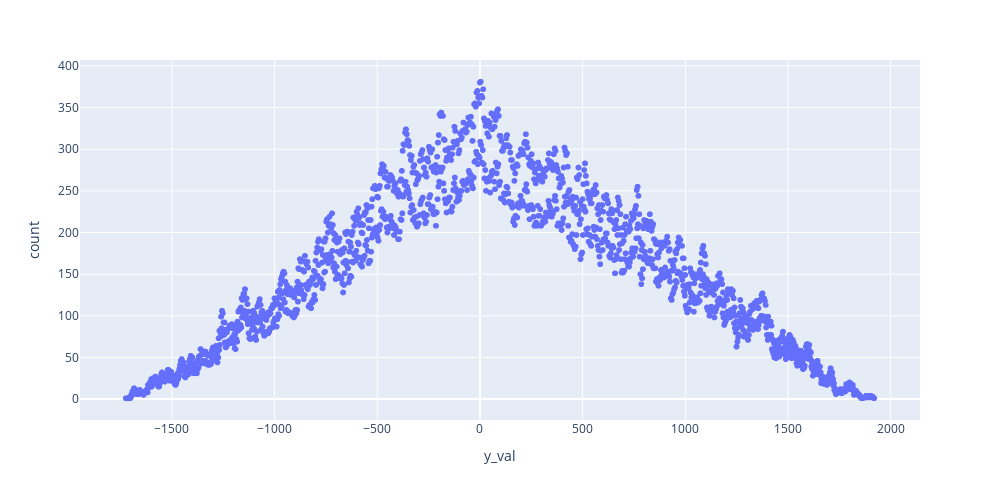

The cell this chart's notebook holds for it:
### Code cell
df = DF['df'].iloc[0] # type: ignore
y_val = []
for y in df['y']:
    for i in range(18):
        y_val.append(y + i)

y_val, count = np.unique(y_val, return_counts=True)
df = {'y_val':y_val, 'count':count}
fig = px.scatter(df, x='y_val', y='count', width=1000, height=500)
fig.show()

### Figure 1 — Plotly figure (JSON) as saved in the notebook; plotly's stock layout.template omitted (floating-point values rounded to 4 significant figures; data arrays with more than 128 entries replaced by an {"elided": "..."} marker saying what was removed)
{"data": [{"hovertemplate": "y_val=%{x}<br>count=%{y}<extra></extra>", "legendgroup": "", "marker": {"color": "#636efa", "symbol": "circle"}, "mode": "markers", "name": "", "showlegend": false, "type": "scattergl", "x": {"elided": "3646 int values"}, "xaxis": "x", "y": {"elided": "3646 int values"}, "yaxis": "y"}], "layout": {"height": 500, "legend": {"tracegroupgap": 0}, "margin": {"t": 60}, "width": 1000, "xaxis": {"anchor": "y", "domain": [0, 1], "title": {"text": "y_val"}}, "yaxis": {"anchor": "x", "domain": [0, 1], "title": {"text": "count"}}}}
